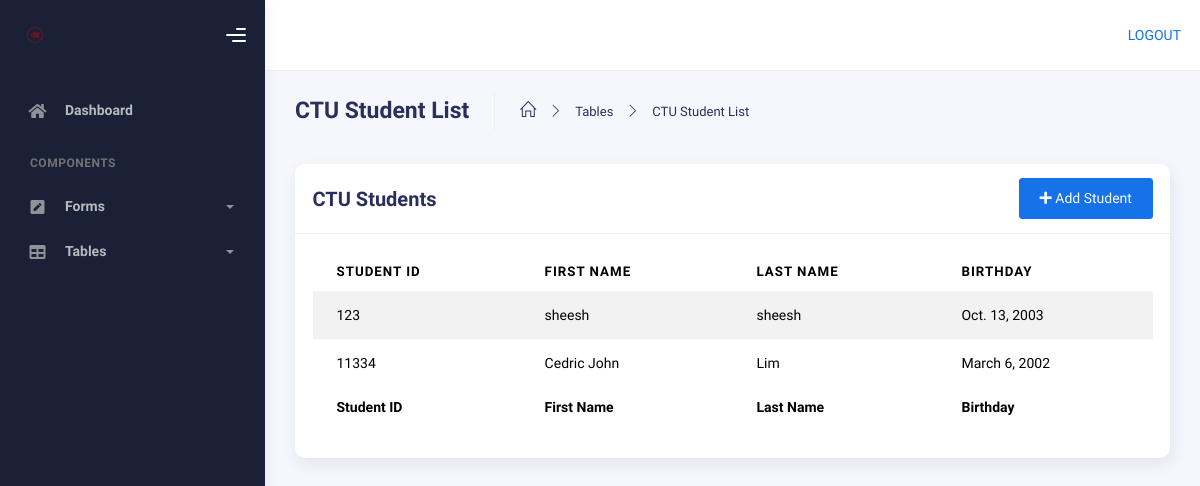
The app's page /admin-page/ctu-student-list/ (signed in), older data.
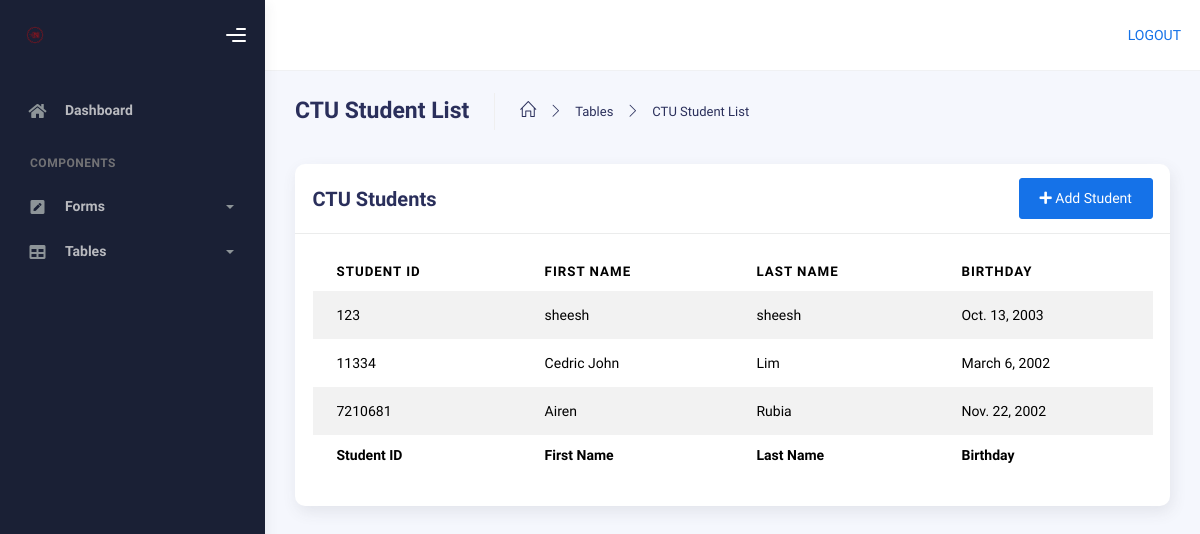
The same page, newer data.
### AppCodingNexus/models.py (models this page shows, shortened)
class StudentList(models.Model):
    studentID = models.IntegerField()
    firstname = models.CharField(max_length=50)
    lastname = models.CharField(max_length=50)
    birthday = models.DateField()

### AppCodingNexus/views.py (the view)
# urls.py: path('admin-page/ctu-student-list/', views.ctu_student_list, name='ctu-student-list'),
@login_required(login_url='login')
def ctu_student_list(request):
    students = StudentList.objects.all().order_by('studentID')
    context = {
        'students': students
    }
    return render(request, 'admin_page/tables/ctu_student_table.html', context)

### templates/admin_page/tables/ctu_student_table.html (shortened to what this page needs)
{% extends "admin_page/base.html" %}
{% load static %}
{% block content %}
<div class="container">
  <div class="page-inner">
    <div class="page-header">
      <h3 class="fw-bold mb-3">CTU Student List</h3>
      <ul class="breadcrumbs mb-3">
        <li class="nav-home">
          <a href="#">
            <i class="icon-home"></i>
          </a>
        </li>
        <li class="separator">
          <i class="icon-arrow-right"></i>
        </li>
        <li class="nav-item">
          <a href="#">Tables</a>
        </li>
        <li class="separator">
          <i class="icon-arrow-right"></i>
        </li>
        <li class="nav-item">
          <a href="#">CTU Student List</a>
        </li>
      </ul>
    </div>
    <div class="row">
      <div class="col-md-12">
        <div class="card">
          <div class="card-header">
            <div class="d-flex justify-content-between align-items-center">
              <h4 class="card-title">CTU Students</h4>
              <a href="#" class="btn btn-primary">
                <i class="fa fa-plus"></i> Add Student
              </a>
            </div>
          </div>
          <div class="card-body">
            <div class="table-responsive">
              <table id="basic-datatables" class="display table table-striped table-hover">
                <thead>
                  <tr>
                    <th>Student ID</th>
                    <th>First Name</th>
                    <th>Last Name</th>
                    <th>Birthday</th>
                  </tr>
                </thead>
                <tfoot>
                  <tr>
                    <th>Student ID</th>
                    <th>First Name</th>
                    <th>Last Name</th>
                    <th>Birthday</th>
                  </tr>
                </tfoot>
                <tbody>
                  {% for student in students %}
                  <tr>
                    <td>{{ student.studentID }}</td>
                    <td>{{ student.firstname }}</td>
                    <td>{{ student.lastname }}</td>
                    <td>{{ student.birthday }}</td>
                  </tr>
                  {% endfor %}
                </tbody>
              </table>
            </div>
          </div>
        </div>
      </div>
    </div>
  </div>
</div>
<link rel="stylesheet" href="https://cdn.datatables.net/1.11.5/css/jquery.dataTables.min.css">
{% endblock %}

Row changes from the older to the newer data that the page shows:
added StudentList: studentID "7210681", firstname "Airen", lastname "Rubia", birthday "Nov. 22, 2002"
